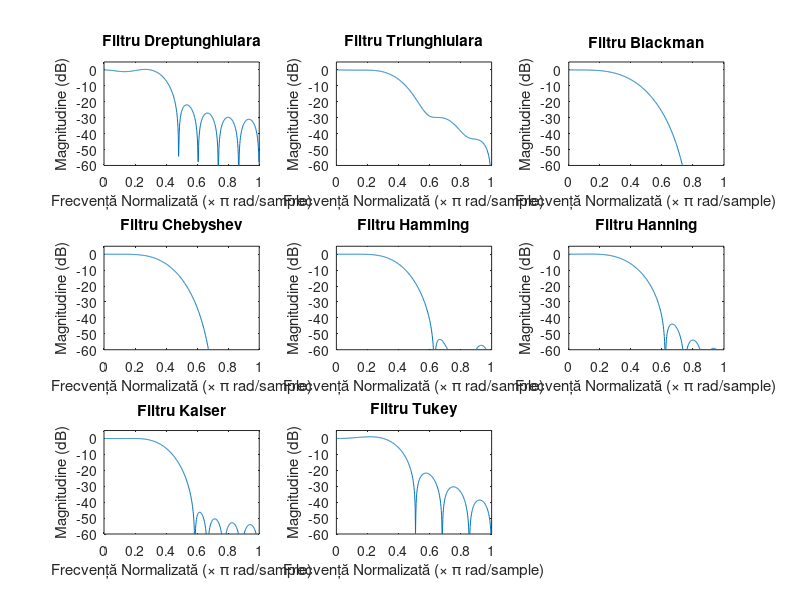

This figure's MATLAB source: (Note: this script raises an error after producing the figure.)
clc;
clear;
close all;

M = 16; % Ordinul filtrului
wc = 0.4*pi; % Pulsatia de taiere

% Definim tipurile de ferestre
window_functions = {
    @boxcar, @triang, @blackman, ...
    @(M) chebwin(M, 60), @hamming, @hanning, ...
    @(M) kaiser(M, 4), @(M) tukeywin(M, 0.5), @(M) lanczos(M, 10)
};

window_names = {
    'Dreptunghiulara', 'Triunghiulara', 'Blackman', ...
    'Chebyshev', 'Hamming', 'Hanning', ...
    'Kaiser', 'Tukey', 'Lanczos'
};

% Proiectăm filtrele pentru fiecare fereastră și comparăm caracteristicile
figure;

for i = 1:length(window_functions)
    b = fir1(M-1, wc/pi, window_functions{i}(M));
    [h, w] = freqz(b, 1);
    
    subplot(3, 3, i);
    plot(w/pi, 20*log10(abs(h)));
    title(['Filtru ' window_names{i}]);
    xlabel('Frecvență Normalizată (\times \pi rad/sample)');
    ylabel('Magnitudine (dB)');
    xlim([0, 1]);
    ylim([-60, 5]); % Ajustăm limita inferioară pentru a vedea mai bine atenuările
end

sgtitle('Caracteristici de Frecvență ale Filtrelor FIR');

%  înțelegem că filtrele cu atenuare mare în banda de trecere vor avea 
% benzi de tranziție mai largi, în timp ce cele cu benzi de tranziție 
% înguste vor avea atenuări mai mici. Acest lucru poate fi observat 
% în graficele rezultate, unde filtrele cu ferestre care prezintă
% loburi principale înguste vor avea benzi de tranziție mai înguste,
% dar cu atenuări mai mici în banda de trecere, și invers.

% Alegem Chebisev pentru ca:
% Filtrul Chebyshev permite obținerea unei atenuări mai rapide și
% mai abrupte în banda de oprire decât alte ferestre. 
% Acest lucru este util atunci când este necesară o atenuare 
% semnificativă în afara benzii de trecere.

% prezintă perturbații în banda de trecere în schimbul
% caracteristicii sale de atenuare abruptă. 
% Aceste perturbații pot fi semnificative în anumite cazuri și 
% pot afecta performanța filtrului, în special în aplicații în
% care este importantă o bandă de trecere cu magnitudine constantă.

% Pentru a obține aceeași specificație a filtrului 
% (atenuare în banda de oprire, frecvență de tăiere, etc.), 
% ordinul unui filtru Chebyshev poate fi mai mic decât al 
% altor ferestre cu caracteristici similare.